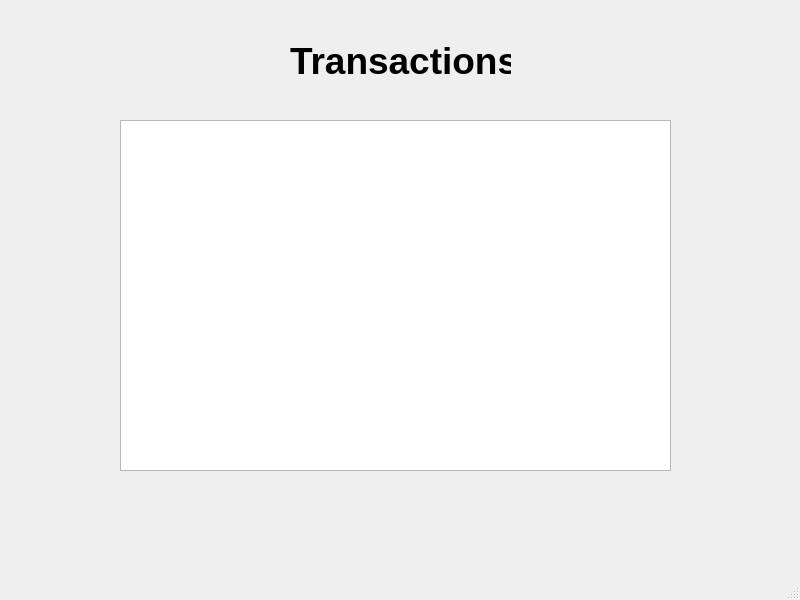
<?xml version="1.0" encoding="UTF-8"?>
<ui version="4.0">
 <class>Transactions</class>
 <widget class="QMainWindow" name="Transactions">
  <property name="geometry">
   <rect>
    <x>0</x>
    <y>0</y>
    <width>800</width>
    <height>600</height>
   </rect>
  </property>
  <property name="font">
   <font>
    <pointsize>28</pointsize>
    <bold>true</bold>
   </font>
  </property>
  <property name="windowTitle">
   <string>Transactions</string>
  </property>
  <widget class="QWidget" name="centralwidget">
   <widget class="QLabel" name="label">
    <property name="geometry">
     <rect>
      <x>290</x>
      <y>10</y>
      <width>221</width>
      <height>101</height>
     </rect>
    </property>
    <property name="text">
     <string>Transactions</string>
    </property>
   </widget>
   <widget class="QTableWidget" name="tableWidget">
    <property name="geometry">
     <rect>
      <x>120</x>
      <y>120</y>
      <width>551</width>
      <height>351</height>
     </rect>
    </property>
    <property name="font">
     <font>
      <pointsize>12</pointsize>
      <bold>false</bold>
     </font>
    </property>
   </widget>
  </widget>
  <widget class="QMenuBar" name="menubar">
   <property name="geometry">
    <rect>
     <x>0</x>
     <y>0</y>
     <width>800</width>
     <height>55</height>
    </rect>
   </property>
  </widget>
  <widget class="QStatusBar" name="statusbar"/>
 </widget>
 <resources/>
 <connections/>
</ui>
